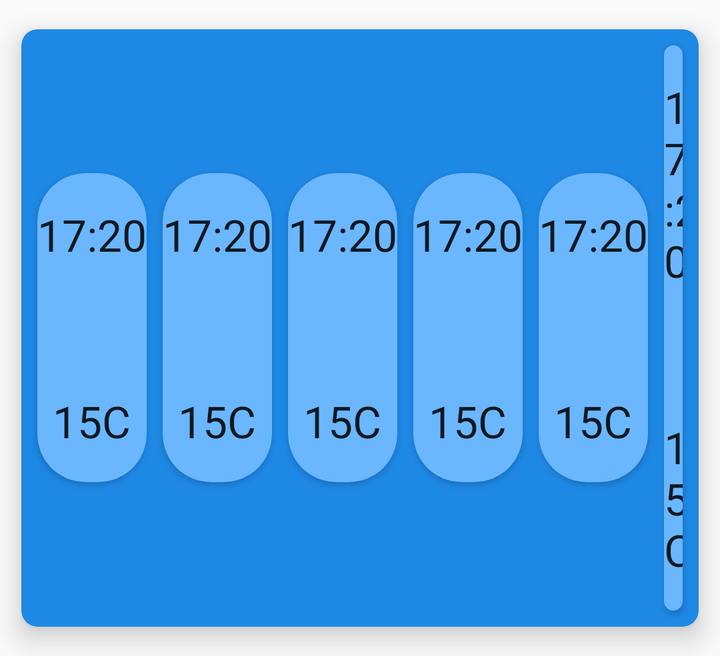
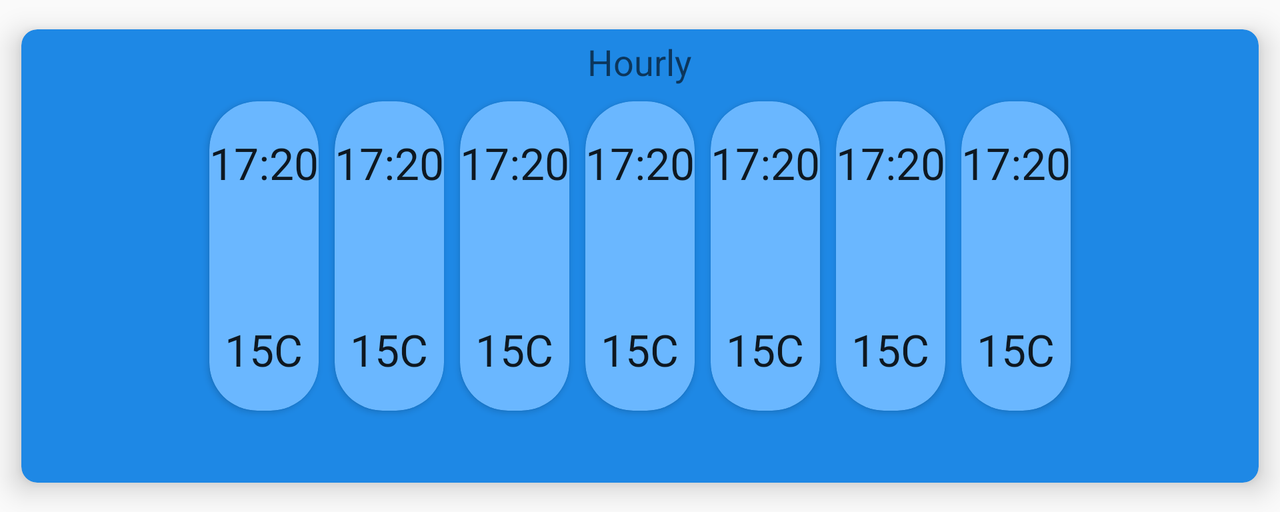

An Android layout and its configuration variant, each rendered on a device that would load it. The default file and the variant file are quoted in full after the pictures.
<!-- AndroidManifest.xml: application theme SunshineBlue -->
<!-- res/layout/forecast_layout.xml -->
<?xml version="1.0" encoding="utf-8"?>
<androidx.cardview.widget.CardView xmlns:android="http://schemas.android.com/apk/res/android"
    xmlns:app="http://schemas.android.com/apk/res-auto"
    android:orientation="horizontal"
    android:layout_gravity="center"
    android:layout_width="match_parent"
    android:layout_height="wrap_content"
    app:cardElevation="8dp"
    app:cardCornerRadius="8dp"
    app:cardPreventCornerOverlap="true"
    app:cardUseCompatPadding="true"
    app:cardBackgroundColor="@color/colorPrimarySunshine">


         <LinearLayout
             android:layout_width="wrap_content"
             android:layout_height="wrap_content"
             android:orientation="horizontal"
             android:padding="4dp"
             android:layout_gravity="center">

             <include
                 layout="@layout/forecast_item">
             </include>

             <include
                 layout="@layout/forecast_item">
             </include>

             <include
                 layout="@layout/forecast_item">
             </include>

             <include
                 layout="@layout/forecast_item">
             </include>

             <include
                 layout="@layout/forecast_item">
             </include>

             <include
                 layout="@layout/forecast_item">
             </include>

         </LinearLayout>

</androidx.cardview.widget.CardView>
<!-- res/layout/forecast_item.xml (included above) -->
<?xml version="1.0" encoding="utf-8"?>
<androidx.cardview.widget.CardView xmlns:android="http://schemas.android.com/apk/res/android"
    xmlns:tools="http://schemas.android.com/tools"
    xmlns:app="http://schemas.android.com/apk/res-auto"
    android:id="@+id/weather_list_item"
    android:layout_width="wrap_content"
    android:layout_height="wrap_content"
    android:orientation="vertical"
    android:layout_margin="4dp"
    android:layout_gravity="center"
    app:cardBackgroundColor="@color/colorAccentSunshine"
    app:cardCornerRadius="24dp">

<LinearLayout
    android:layout_width="wrap_content"
    android:layout_height="wrap_content"
    android:orientation="vertical">

    <TextView
        android:id="@+id/hourly_date"
        android:layout_width="wrap_content"
        android:layout_height="wrap_content"
        android:layout_gravity="center"
        android:textAppearance="@style/TextAppearance.AppCompat.Large"
        android:layout_marginBottom="4dp"
        android:layout_marginTop="16dp"
        android:text="17:20"/>
    <ImageView
        android:id="@+id/hourly_image"
        android:layout_width="48dp"
        android:layout_height="48dp"
        android:layout_gravity="center"
        android:layout_marginBottom="4dp"
        android:layout_marginTop="4dp"
        android:src="@drawable/ic_cloudy" />
    <TextView
        android:id="@+id/hourly_temp"
        android:layout_width="wrap_content"
        android:layout_height="wrap_content"
        android:layout_gravity="center"
        android:textAppearance="@style/TextAppearance.AppCompat.Large"
        android:layout_marginBottom="16dp"
        android:layout_marginTop="4dp"
        android:text="15C"/>


</LinearLayout>


</androidx.cardview.widget.CardView>
<!-- resources referenced by this layout -->
<resources>
  <color name="colorAccentSunshine">#6ab7ff</color>
  <color name="colorPrimarySunshine">#1e88e5</color>
  <style name="SunshineBlue" parent="Theme.AppCompat.Light">
          <item name="colorPrimary">@color/colorPrimarySunshine</item>
          <item name="colorPrimaryDark">@color/colorPrimaryDarkSunshine</item>
          <item name="colorAccent">@color/colorAccentSunshine</item>
          <item name="preferenceTheme">@style/PreferenceThemeOverlay</item>
      </style>
  <color name="colorPrimaryDarkSunshine">#005cb2</color>
</resources>
<!-- res/layout-land/forecast_layout.xml (the repository's variant of the layout above) -->
<!-- drawn on the phone turned sideways -->
<?xml version="1.0" encoding="utf-8"?>
<androidx.cardview.widget.CardView xmlns:android="http://schemas.android.com/apk/res/android"
    xmlns:app="http://schemas.android.com/apk/res-auto"
    android:orientation="horizontal"
    android:layout_gravity="center"
    android:layout_width="match_parent"
    android:layout_height="wrap_content"
    app:cardElevation="8dp"
    app:cardCornerRadius="8dp"
    app:cardUseCompatPadding="true"
    app:cardPreventCornerOverlap="true"
    app:cardBackgroundColor="@color/colorPrimarySunshine">

         <LinearLayout
             android:layout_width="wrap_content"
             android:layout_height="wrap_content"
             android:orientation="horizontal"
             android:padding="32dp"
             android:layout_gravity="center">

             <include
                 layout="@layout/forecast_item">
             </include>

             <include
                 layout="@layout/forecast_item">
             </include>

             <include
                 layout="@layout/forecast_item">
             </include>

             <include
                 layout="@layout/forecast_item">
             </include>

             <include
                 layout="@layout/forecast_item">
             </include>

             <include
                 layout="@layout/forecast_item">
             </include>

             <include
                 layout="@layout/forecast_item">
             </include>

         </LinearLayout>

    <TextView
        android:layout_width="wrap_content"
        android:layout_height="wrap_content"
        android:layout_gravity="center_horizontal"
        android:text="@string/hourly_label"
        android:layout_marginTop="4dp"
        android:textAppearance="@style/TextAppearance.AppCompat.Medium"/>

</androidx.cardview.widget.CardView>
<!-- resources referenced by the variant -->
<!-- as the phone turned sideways resolves them -->
<resources>
  <color name="colorAccentSunshine">#6ab7ff</color>
  <color name="colorPrimarySunshine">#1e88e5</color>
  <string name="hourly_label">Hourly</string>
  <style name="SunshineBlue" parent="Theme.AppCompat.Light">
          <item name="colorPrimary">@color/colorPrimarySunshine</item>
          <item name="colorPrimaryDark">@color/colorPrimaryDarkSunshine</item>
          <item name="colorAccent">@color/colorAccentSunshine</item>
          <item name="preferenceTheme">@style/PreferenceThemeOverlay</item>
      </style>
  <color name="colorPrimaryDarkSunshine">#005cb2</color>
</resources>
